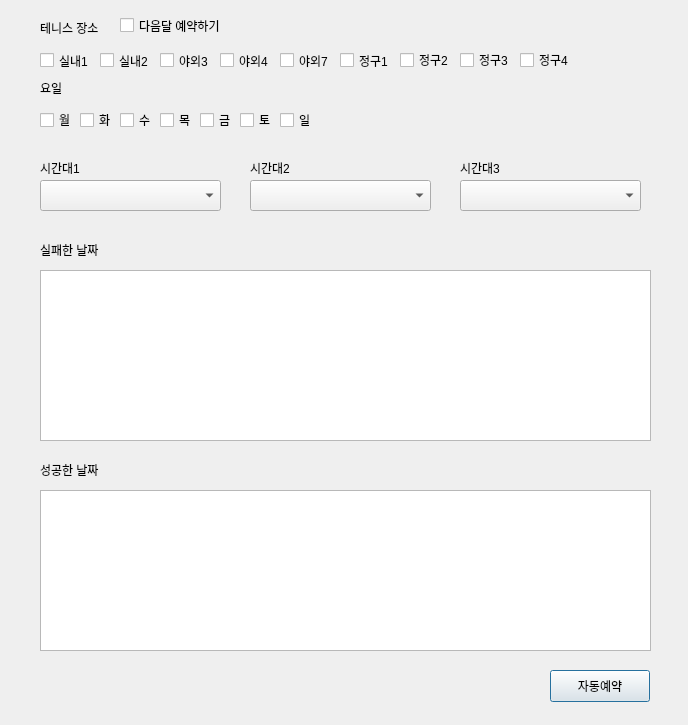
<?xml version="1.0" encoding="UTF-8"?>
<ui version="4.0">
 <class>AutoTennis</class>
 <widget class="QDialog" name="AutoTennis">
  <property name="geometry">
   <rect>
    <x>0</x>
    <y>0</y>
    <width>688</width>
    <height>725</height>
   </rect>
  </property>
  <property name="windowTitle">
   <string>Dialog</string>
  </property>
  <widget class="QPushButton" name="actionButton">
   <property name="geometry">
    <rect>
     <x>550</x>
     <y>670</y>
     <width>100</width>
     <height>32</height>
    </rect>
   </property>
   <property name="text">
    <string>자동예약</string>
   </property>
  </widget>
  <widget class="QLabel" name="label">
   <property name="geometry">
    <rect>
     <x>40</x>
     <y>240</y>
     <width>151</width>
     <height>20</height>
    </rect>
   </property>
   <property name="text">
    <string>실패한 날짜</string>
   </property>
  </widget>
  <widget class="QLabel" name="label_3">
   <property name="geometry">
    <rect>
     <x>40</x>
     <y>80</y>
     <width>58</width>
     <height>16</height>
    </rect>
   </property>
   <property name="text">
    <string>요일</string>
   </property>
  </widget>
  <widget class="QListView" name="fail_list_view">
   <property name="geometry">
    <rect>
     <x>40</x>
     <y>270</y>
     <width>611</width>
     <height>171</height>
    </rect>
   </property>
  </widget>
  <widget class="QCheckBox" name="mon_chk_box">
   <property name="geometry">
    <rect>
     <x>40</x>
     <y>110</y>
     <width>51</width>
     <height>20</height>
    </rect>
   </property>
   <property name="text">
    <string>월</string>
   </property>
  </widget>
  <widget class="QCheckBox" name="tue_chk_box">
   <property name="geometry">
    <rect>
     <x>80</x>
     <y>110</y>
     <width>51</width>
     <height>20</height>
    </rect>
   </property>
   <property name="text">
    <string>화</string>
   </property>
  </widget>
  <widget class="QCheckBox" name="wed_chk_box">
   <property name="geometry">
    <rect>
     <x>120</x>
     <y>110</y>
     <width>41</width>
     <height>20</height>
    </rect>
   </property>
   <property name="text">
    <string>수</string>
   </property>
  </widget>
  <widget class="QCheckBox" name="thu_chk_box">
   <property name="geometry">
    <rect>
     <x>160</x>
     <y>110</y>
     <width>41</width>
     <height>20</height>
    </rect>
   </property>
   <property name="text">
    <string>목</string>
   </property>
  </widget>
  <widget class="QCheckBox" name="fri_chk_box">
   <property name="geometry">
    <rect>
     <x>200</x>
     <y>110</y>
     <width>41</width>
     <height>20</height>
    </rect>
   </property>
   <property name="text">
    <string>금</string>
   </property>
  </widget>
  <widget class="QCheckBox" name="sat_chk_box">
   <property name="geometry">
    <rect>
     <x>240</x>
     <y>110</y>
     <width>41</width>
     <height>20</height>
    </rect>
   </property>
   <property name="text">
    <string>토</string>
   </property>
  </widget>
  <widget class="QCheckBox" name="sun_chk_box">
   <property name="geometry">
    <rect>
     <x>280</x>
     <y>110</y>
     <width>51</width>
     <height>20</height>
    </rect>
   </property>
   <property name="text">
    <string>일</string>
   </property>
  </widget>
  <widget class="QComboBox" name="time_combo_box">
   <property name="geometry">
    <rect>
     <x>40</x>
     <y>180</y>
     <width>181</width>
     <height>31</height>
    </rect>
   </property>
  </widget>
  <widget class="QLabel" name="label_4">
   <property name="geometry">
    <rect>
     <x>40</x>
     <y>160</y>
     <width>58</width>
     <height>16</height>
    </rect>
   </property>
   <property name="text">
    <string>시간대1</string>
   </property>
  </widget>
  <widget class="QListView" name="pass_list_view">
   <property name="geometry">
    <rect>
     <x>40</x>
     <y>490</y>
     <width>611</width>
     <height>161</height>
    </rect>
   </property>
  </widget>
  <widget class="QLabel" name="label_2">
   <property name="geometry">
    <rect>
     <x>40</x>
     <y>460</y>
     <width>151</width>
     <height>20</height>
    </rect>
   </property>
   <property name="text">
    <string>성공한 날짜</string>
   </property>
  </widget>
  <widget class="QCheckBox" name="jungu1_chk_box">
   <property name="geometry">
    <rect>
     <x>340</x>
     <y>50</y>
     <width>51</width>
     <height>21</height>
    </rect>
   </property>
   <property name="text">
    <string>정구1</string>
   </property>
  </widget>
  <widget class="QLabel" name="label_5">
   <property name="geometry">
    <rect>
     <x>40</x>
     <y>20</y>
     <width>71</width>
     <height>16</height>
    </rect>
   </property>
   <property name="text">
    <string>테니스 장소</string>
   </property>
  </widget>
  <widget class="QCheckBox" name="jungu2_chk_box">
   <property name="geometry">
    <rect>
     <x>400</x>
     <y>50</y>
     <width>51</width>
     <height>20</height>
    </rect>
   </property>
   <property name="text">
    <string>정구2</string>
   </property>
  </widget>
  <widget class="QCheckBox" name="jungu3_chk_box">
   <property name="geometry">
    <rect>
     <x>460</x>
     <y>50</y>
     <width>51</width>
     <height>20</height>
    </rect>
   </property>
   <property name="text">
    <string>정구3</string>
   </property>
  </widget>
  <widget class="QCheckBox" name="jungu4_chk_box">
   <property name="geometry">
    <rect>
     <x>520</x>
     <y>50</y>
     <width>51</width>
     <height>20</height>
    </rect>
   </property>
   <property name="text">
    <string>정구4</string>
   </property>
  </widget>
  <widget class="QCheckBox" name="sinea1_chk_box">
   <property name="geometry">
    <rect>
     <x>40</x>
     <y>50</y>
     <width>51</width>
     <height>21</height>
    </rect>
   </property>
   <property name="text">
    <string>실내1</string>
   </property>
  </widget>
  <widget class="QCheckBox" name="sinea2_chk_box">
   <property name="geometry">
    <rect>
     <x>100</x>
     <y>50</y>
     <width>51</width>
     <height>21</height>
    </rect>
   </property>
   <property name="text">
    <string>실내2</string>
   </property>
  </widget>
  <widget class="QCheckBox" name="yaw3_chk_box">
   <property name="geometry">
    <rect>
     <x>160</x>
     <y>50</y>
     <width>51</width>
     <height>21</height>
    </rect>
   </property>
   <property name="text">
    <string>야외3</string>
   </property>
  </widget>
  <widget class="QCheckBox" name="yaw4_chk_box">
   <property name="geometry">
    <rect>
     <x>220</x>
     <y>50</y>
     <width>51</width>
     <height>21</height>
    </rect>
   </property>
   <property name="text">
    <string>야외4</string>
   </property>
  </widget>
  <widget class="QCheckBox" name="yaw7_chk_box">
   <property name="geometry">
    <rect>
     <x>280</x>
     <y>50</y>
     <width>51</width>
     <height>21</height>
    </rect>
   </property>
   <property name="text">
    <string>야외7</string>
   </property>
  </widget>
  <widget class="QCheckBox" name="next_month_chk_box">
   <property name="geometry">
    <rect>
     <x>120</x>
     <y>10</y>
     <width>111</width>
     <height>31</height>
    </rect>
   </property>
   <property name="text">
    <string>다음달 예약하기</string>
   </property>
  </widget>
  <widget class="QComboBox" name="time2_combo_box">
   <property name="geometry">
    <rect>
     <x>250</x>
     <y>180</y>
     <width>181</width>
     <height>31</height>
    </rect>
   </property>
  </widget>
  <widget class="QLabel" name="label_6">
   <property name="geometry">
    <rect>
     <x>250</x>
     <y>160</y>
     <width>58</width>
     <height>16</height>
    </rect>
   </property>
   <property name="text">
    <string>시간대2</string>
   </property>
  </widget>
  <widget class="QComboBox" name="time3_combo_box">
   <property name="geometry">
    <rect>
     <x>460</x>
     <y>180</y>
     <width>181</width>
     <height>31</height>
    </rect>
   </property>
  </widget>
  <widget class="QLabel" name="label_7">
   <property name="geometry">
    <rect>
     <x>460</x>
     <y>160</y>
     <width>58</width>
     <height>16</height>
    </rect>
   </property>
   <property name="text">
    <string>시간대3</string>
   </property>
  </widget>
 </widget>
 <resources/>
 <connections/>
</ui>
